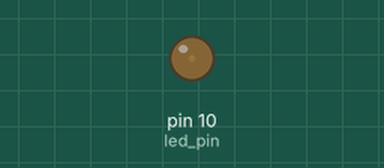
Recording of a sketch running on a simulated Arduino Uno, built with avr-gcc and run on an emulated ATmega328P. On the bench: output pins drawn as LEDs (lit = HIGH).

Above: at 0.05 s.
At 1.8 s:
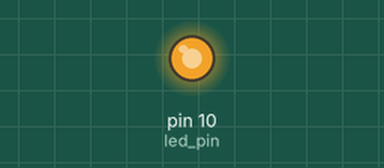
At 2.7 s:
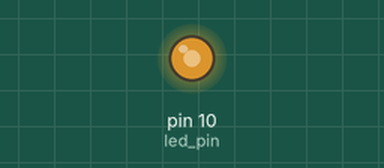
At 3.6 s:
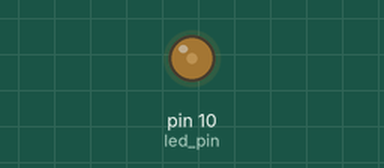
Timing chart, 0 to 5.3 s (numbered marks = the images above):
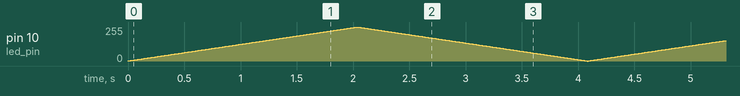

The sketch:

analogWrite.ino
```cpp
const int led_pin = 10;
int val = 0;
int d = 1;

void setup() {
    pinMode(led_pin, OUTPUT);
}

void loop() {
    val += d;
    analogWrite(led_pin, val);
    delay(8);
    if ((val < 1) || (val > 254)) {
        d *= -1;
    }
}
```
